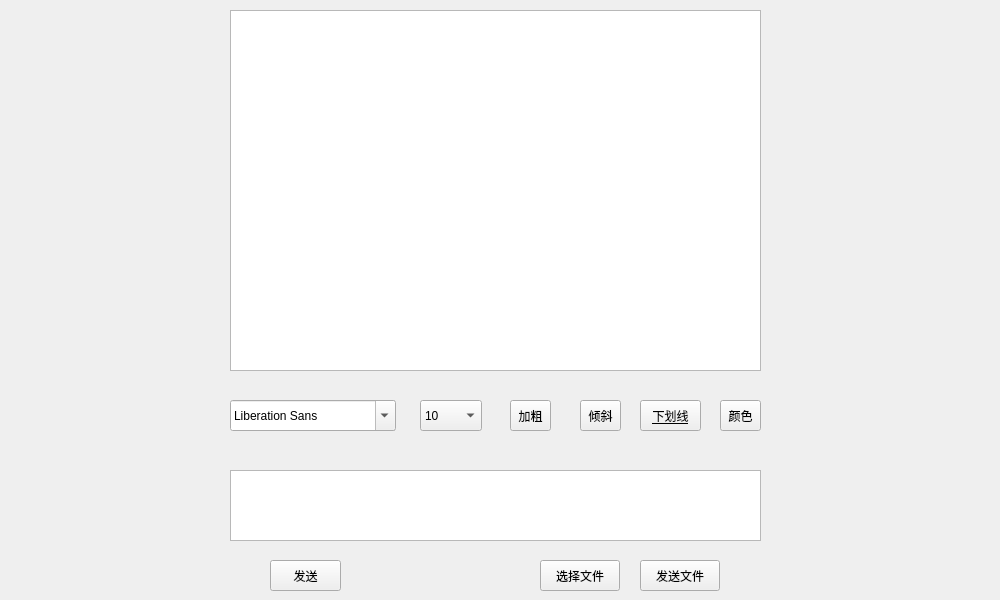
<?xml version="1.0" encoding="UTF-8"?>
<ui version="4.0">
 <class>Dialogprivate</class>
 <widget class="QDialog" name="Dialogprivate">
  <property name="geometry">
   <rect>
    <x>0</x>
    <y>0</y>
    <width>1000</width>
    <height>600</height>
   </rect>
  </property>
  <property name="windowTitle">
   <string>Dialog</string>
  </property>
  <property name="styleSheet">
   <string notr="true"/>
  </property>
  <widget class="QToolButton" name="toolButton">
   <property name="geometry">
    <rect>
     <x>580</x>
     <y>400</y>
     <width>41</width>
     <height>31</height>
    </rect>
   </property>
   <property name="text">
    <string>倾斜</string>
   </property>
  </widget>
  <widget class="QTextEdit" name="textEdit_2">
   <property name="geometry">
    <rect>
     <x>230</x>
     <y>470</y>
     <width>531</width>
     <height>71</height>
    </rect>
   </property>
  </widget>
  <widget class="QToolButton" name="toolButton_4">
   <property name="geometry">
    <rect>
     <x>720</x>
     <y>400</y>
     <width>41</width>
     <height>31</height>
    </rect>
   </property>
   <property name="text">
    <string>颜色</string>
   </property>
  </widget>
  <widget class="QTextBrowser" name="textBrowser">
   <property name="geometry">
    <rect>
     <x>230</x>
     <y>10</y>
     <width>531</width>
     <height>361</height>
    </rect>
   </property>
   <property name="styleSheet">
    <string notr="true"/>
   </property>
   <property name="html">
    <string>&lt;!DOCTYPE HTML PUBLIC &quot;-//W3C//DTD HTML 4.0//EN&quot; &quot;http://www.w3.org/TR/REC-html40/strict.dtd&quot;&gt;
&lt;html&gt;&lt;head&gt;&lt;meta name=&quot;qrichtext&quot; content=&quot;1&quot; /&gt;&lt;style type=&quot;text/css&quot;&gt;
p, li { white-space: pre-wrap; }
&lt;/style&gt;&lt;/head&gt;&lt;body style=&quot; font-family:'SimSun'; font-size:9pt; font-weight:400; font-style:normal;&quot;&gt;
&lt;p style=&quot;-qt-paragraph-type:empty; margin-top:0px; margin-bottom:0px; margin-left:0px; margin-right:0px; -qt-block-indent:0; text-indent:0px;&quot;&gt;&lt;br /&gt;&lt;/p&gt;&lt;/body&gt;&lt;/html&gt;</string>
   </property>
  </widget>
  <widget class="QFontComboBox" name="fontComboBox">
   <property name="geometry">
    <rect>
     <x>230</x>
     <y>400</y>
     <width>166</width>
     <height>31</height>
    </rect>
   </property>
  </widget>
  <widget class="QPushButton" name="pushButton">
   <property name="geometry">
    <rect>
     <x>220</x>
     <y>669</y>
     <width>71</width>
     <height>31</height>
    </rect>
   </property>
   <property name="text">
    <string>发送</string>
   </property>
  </widget>
  <widget class="QToolButton" name="toolButton_3">
   <property name="geometry">
    <rect>
     <x>510</x>
     <y>400</y>
     <width>41</width>
     <height>31</height>
    </rect>
   </property>
   <property name="text">
    <string>加粗</string>
   </property>
  </widget>
  <widget class="QToolButton" name="toolButton_2">
   <property name="geometry">
    <rect>
     <x>640</x>
     <y>400</y>
     <width>61</width>
     <height>31</height>
    </rect>
   </property>
   <property name="font">
    <font>
     <family>Arial</family>
     <underline>true</underline>
    </font>
   </property>
   <property name="text">
    <string>下划线</string>
   </property>
  </widget>
  <widget class="QPushButton" name="pushButton_4">
   <property name="geometry">
    <rect>
     <x>520</x>
     <y>669</y>
     <width>80</width>
     <height>31</height>
    </rect>
   </property>
   <property name="text">
    <string>发送文件</string>
   </property>
  </widget>
  <widget class="QComboBox" name="comboBox">
   <property name="geometry">
    <rect>
     <x>420</x>
     <y>400</y>
     <width>62</width>
     <height>31</height>
    </rect>
   </property>
   <item>
    <property name="text">
     <string>10</string>
    </property>
   </item>
   <item>
    <property name="text">
     <string>11</string>
    </property>
   </item>
   <item>
    <property name="text">
     <string>12</string>
    </property>
   </item>
   <item>
    <property name="text">
     <string>13</string>
    </property>
   </item>
   <item>
    <property name="text">
     <string>14</string>
    </property>
   </item>
   <item>
    <property name="text">
     <string>15</string>
    </property>
   </item>
   <item>
    <property name="text">
     <string>16</string>
    </property>
   </item>
   <item>
    <property name="text">
     <string>17</string>
    </property>
   </item>
   <item>
    <property name="text">
     <string>18</string>
    </property>
   </item>
   <item>
    <property name="text">
     <string>19</string>
    </property>
   </item>
   <item>
    <property name="text">
     <string>20</string>
    </property>
   </item>
  </widget>
  <widget class="QPushButton" name="pushButton_2">
   <property name="geometry">
    <rect>
     <x>270</x>
     <y>560</y>
     <width>71</width>
     <height>31</height>
    </rect>
   </property>
   <property name="text">
    <string>发送</string>
   </property>
  </widget>
  <widget class="QPushButton" name="pushButton_3">
   <property name="geometry">
    <rect>
     <x>640</x>
     <y>560</y>
     <width>80</width>
     <height>31</height>
    </rect>
   </property>
   <property name="text">
    <string>发送文件</string>
   </property>
  </widget>
  <widget class="QPushButton" name="pushButton_5">
   <property name="geometry">
    <rect>
     <x>540</x>
     <y>560</y>
     <width>80</width>
     <height>31</height>
    </rect>
   </property>
   <property name="text">
    <string>选择文件</string>
   </property>
  </widget>
 </widget>
 <resources/>
 <connections/>
</ui>
